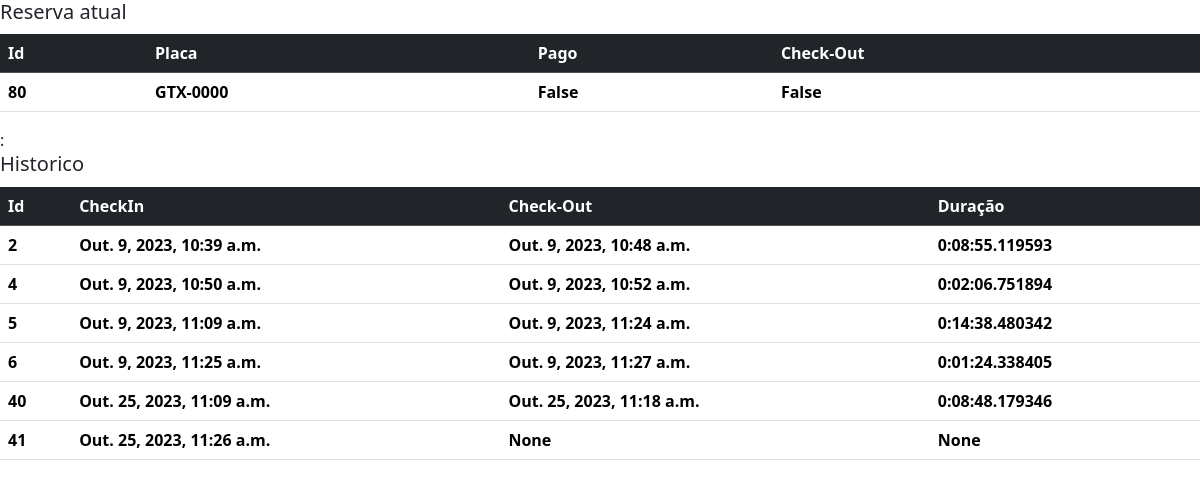
Before: /parking/GTX-0000/ with the older database file.
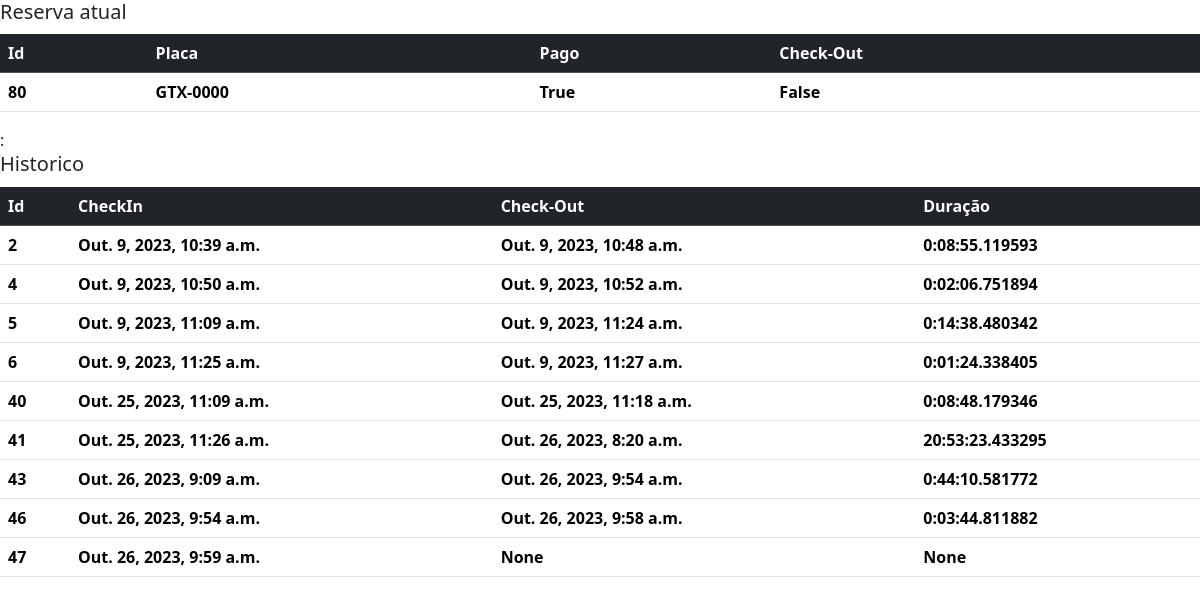
After: the same page with the newer database file.
### parking/models.py (models this page shows, shortened)
class Reservation(models.Model):
    plate = models.CharField(
        validators=[
            RegexValidator(r"[A-Z]{3}[-][0-9][0-9A-J][0-9]{2}",
            message="The Format plate is no Valid")],
            max_length=8,
            unique=True)
    date = models.DateTimeField(auto_now_add=True)
    paid = models.BooleanField(default=False, blank=False)
    left = models.BooleanField(default=False, blank=False)

class Historico(models.Model):
    id_reservation = models.ForeignKey(Reservation, on_delete=models.CASCADE, to_field='id')
    checkIn = models.DateTimeField()
    checkOut = models.DateTimeField(null=True, blank=True)
    def get_deltaTime(self):
        try:
            time = self.checkOut - self.checkIn
            return time
        except:
           return None

### parking/views.py (the view)
# urls.py: path("<str:plate>/", views.reservation_detail, name="plate"),
def reservation_detail(request,plate):
    reservation = consulta_reservation(plate)
    if reservation:
        queryReservation = Reservation.objects.get(plate=plate)
        queryHistory = Historico.objects.filter(id_reservation=queryReservation.pk)
        return render (request, "Reservation/reservationDetail.html", {'reservation':queryReservation,'history':queryHistory})
    return render(request, {'message':f" The plate '{plate}' is invalid or nonexistent"}, status = status.HTTP_400_BAD_REQUEST)

### parking/views.py (called while the page is built)
def consulta_reservation(plate):
    if Reservation.objects.filter(plate=plate).exists():
        return Reservation.objects.get(plate=plate)
    return None

### parking/templates/Reservation/reservationDetail.html (shortened to what this page needs)
<html>
<head>
  {% load bootstrap5 %}
  {% bootstrap_css %}
</head>
<body>
  <h5>Reserva atual<span class="badge badge-secondary">New</span></h5>
  <table class="table">
    <thead class="table-dark">
      <tr>
        <th scope="col">Id</th>
        <th scope="col">Placa</th>
        <th scope="col">Pago</th>
        <th scope="col">Check-Out</th>
      </tr>
    </thead>
    <tbody>
      <tr>
        <th scope="row">{{ reservation.id }}</th>
        <th>{{ reservation.plate }}</th>
        <th>{{ reservation.paid }}</th>
        <th>{{ reservation.left }}</th>
      </tr>
    </tbody>
  </table>
  :{% include 'Historico/listHistory.html'%}
</body>

### parking/templates/Historico/listHistory.html (shortened to what this page needs)
<html>
<head>
  {% load bootstrap5 %}
  {% bootstrap_css %}
</head>
<body>
  <h5>Historico<span class="badge badge-secondary">New</span></h5>
  <table class="table">
    <thead class="table-dark">
      <tr>
        <th scope="col">Id</th>
        <th scope="col">CheckIn</th>
        <th scope="col">Check-Out</th>
        <th scope="col">Duração</th>
      </tr>
    </thead>
    <tbody>
      {% for historico in history %}
      <tr>
        <th scope="row">{{ historico.id }}</th>
        <th>{{ historico.checkIn }}</th>
        <th>{{ historico.checkOut }}</th>
        <th>{{ historico.get_deltaTime }}</th>
      </tr>
      {% endfor %}
    </tbody>
  </table>
</body>

Changed rows visible on the page:
changed Reservation "GTX-0000": paid "False" → "True"
changed Historico id 41: checkOut "None" → "Out. 26, 2023, 8:20 a.m."; get_deltaTime "None" → "20:53:23.433295"
added Historico: id "43", checkIn "Out. 26, 2023, 9:09 a.m.", checkOut "Out. 26, 2023, 9:54 a.m.", get_deltaTime "0:44:10.581772"
added Historico: id "46", checkIn "Out. 26, 2023, 9:54 a.m.", checkOut "Out. 26, 2023, 9:58 a.m.", get_deltaTime "0:03:44.811882"
added Historico: id "47", checkIn "Out. 26, 2023, 9:59 a.m.", checkOut "None", get_deltaTime "None"
